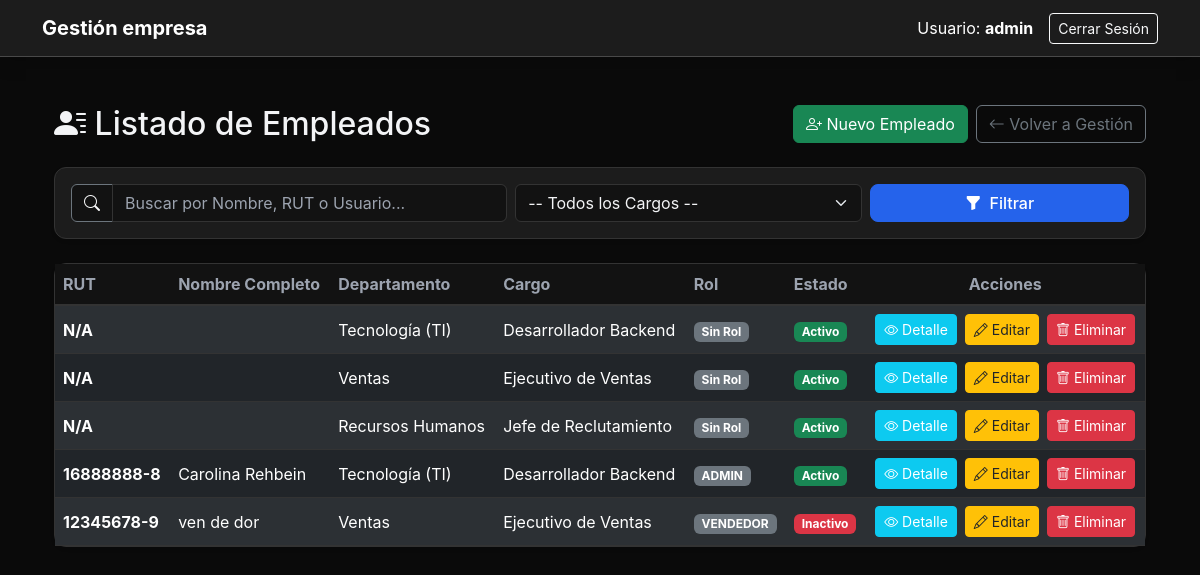
The app's page /personal/empleados/ (signed in), older data.
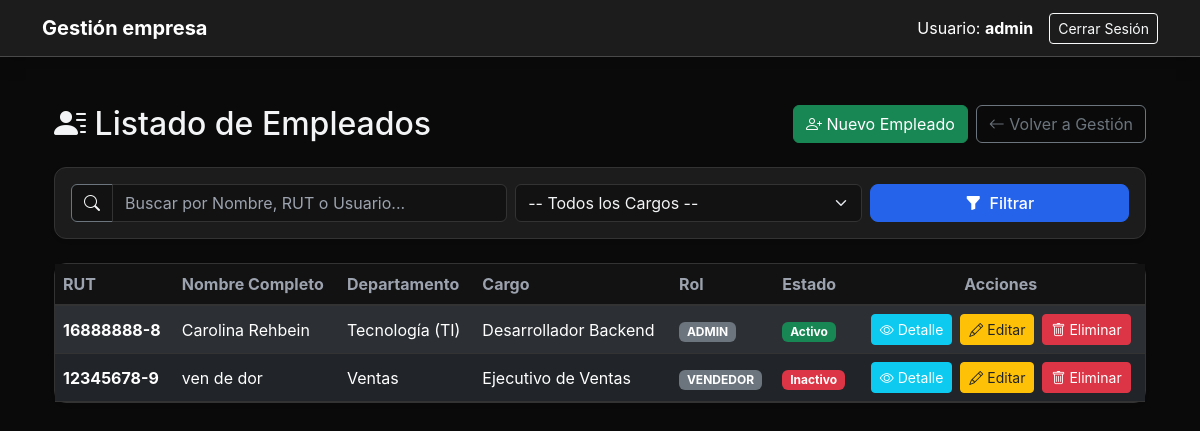
The same page, newer data.
### usuarios/models.py (models this page shows, shortened)
class Empleado(models.Model):
    id_empleado = models.AutoField(primary_key=True)
    user = models.OneToOneField(User, on_delete=models.CASCADE, related_name='empleado', null=True, blank=True)
    persona = models.OneToOneField(Persona, on_delete=models.CASCADE, related_name='empleado', null=True, blank=True)
    id_cargo = models.ForeignKey(Cargo, on_delete=models.SET_NULL, null=True, db_column='id_cargo', related_name='empleados')
    id_rol = models.ForeignKey(Rol, on_delete=models.PROTECT, null=True, blank=True, db_column='id_rol', related_name='empleados')
    fecha_contratacion = models.DateField(auto_now_add=True)
    salario = models.DecimalField(max_digits=10, decimal_places=2, null=True, blank=True)
    activo = models.BooleanField(default=True)

class Cargo(models.Model):
    id_cargo = models.AutoField(primary_key=True)
    id_departamento = models.ForeignKey(Departamento, on_delete=models.CASCADE, db_column='id_departamento', related_name='cargos')
    nombre = models.CharField(max_length=100)
    descripcion = models.CharField(max_length=255, blank=True, null=True)

class Departamento(models.Model):
    id_departamento = models.AutoField(primary_key=True)
    nombre = models.CharField(max_length=100, unique=True)
    descripcion = models.CharField(max_length=255, blank=True, null=True)
    fecha_creacion = models.DateTimeField(auto_now_add=True)

class Persona(models.Model):
    rut = models.CharField(max_length=12, primary_key=True, help_text="Formato: 12345678-9")
    nombres = models.CharField(max_length=100)
    apellidos = models.CharField(max_length=100)
    email = models.EmailField(unique=True)
    telefono = models.CharField(max_length=20, blank=True, null=True)
    fecha_nacimiento = models.DateField(blank=True, null=True)
    fecha_creacion = models.DateTimeField(auto_now_add=True)

class Rol(models.Model):
    id_rol = models.AutoField(primary_key=True)
    nombre_rol = models.CharField(max_length=50, unique=True) # Ej: 'ADMIN', 'VENDEDOR'
    descripcion = models.CharField(max_length=255, blank=True, null=True)

### usuarios/views.py (the view, shortened to what this page needs)
# urls.py: path('personal/empleados/', views.listar_empleados, name='listar_empleados'),
@login_required
def listar_empleados(request):
    if not es_administrador(request.user):
        messages.error(request, "Acceso denegado: Se requieren permisos de Administrador.")
        return redirect('dashboard')
    q = request.GET.get('q', '').strip()
    cargo_id = request.GET.get('cargo', '')
    cargo_actual_int = int(cargo_id) if cargo_id.isdigit() else None
    empleados = Empleado.objects.select_related('user', 'persona', 'id_cargo__id_departamento', 'id_rol').all()
    if cargo_actual_int:
        empleados = empleados.filter(id_cargo_id=cargo_actual_int)
    cargos = Cargo.objects.all()
    return render(request, 'usuarios/listar_empleados.html', {
        'empleados': empleados,
        'cargos': cargos,
        'busqueda_actual': q,
        'cargo_actual': cargo_id,
        'cargo_actual_int': cargo_actual_int,
        'es_admin': True,
    })

### usuarios/views.py (called while the page is built)
def es_administrador(user):
    empleado = getattr(user, 'empleado', None)
    return bool(empleado and empleado.id_rol and empleado.id_rol.nombre_rol.upper() == 'ADMIN')

### usuarios/templates/usuarios/listar_empleados.html (shortened to what the changed rows need)
{% extends 'usuarios/base.html' %}
{% block content %}
<div class="container py-4">
    <div class="d-flex flex-column flex-md-row justify-content-between align-items-md-center gap-3 mb-4">
        <h2 class="mb-0"><i class="bi bi-person-lines-fill"></i> Listado de Empleados</h2>
    </div>
    <div class="card shadow-sm border-0" style="background-color: var(--bg-card, #1e1e1e);">
        <div class="card-body p-0">
            <div class="table-responsive">
                <table class="table table-dark table-hover table-striped align-middle mb-0">
                    <thead>
                        <tr>
                            <th>RUT</th>
                            <th>Nombre Completo</th>
                            <th>Departamento</th>
                            <th>Cargo</th>
                            <th>Rol</th>
                            <th>Estado</th>
                            <th class="text-center">Acciones</th>
                        </tr>
                    </thead>
                    <tbody>
                        {% for emp in empleados %}
                        <tr>
                            <td><strong>{{ emp.persona.rut|default:"N/A" }}</strong></td>
                            <td>{{ emp.persona.nombres }} {{ emp.persona.apellidos }}</td>
                            <td>{{ emp.id_cargo.id_departamento.nombre|default:"Sin Depto" }}</td>
                            <td>{{ emp.id_cargo.nombre|default:"Sin Cargo" }}</td>
                            <td>
                                <span class="badge bg-secondary">
                                    {{ emp.id_rol.nombre_rol|default:"Sin Rol" }}
                                </span>
                            </td>
                            <td>
                                {% if emp.activo %}
                                    <span class="badge bg-success">Activo</span>
                                {% else %}
                                    <span class="badge bg-danger">Inactivo</span>
                                {% endif %}
                            </td>
                            <td>
                                <div class="d-flex justify-content-center flex-wrap gap-2">
                                    <a href="{% url 'detalle_empleado' emp.id_empleado %}" class="btn btn-sm btn-info text-white" title="Ver Detalle">
                                        <i class="bi bi-eye"></i> Detalle
                                    </a>
                                    {% if es_admin %}
                                    <a href="{% url 'editar_empleado' emp.id_empleado %}" class="btn btn-sm btn-warning text-dark" title="Editar">
                                        <i class="bi bi-pencil"></i> Editar
                                    </a>
                                    <a href="{% url 'eliminar_empleado' emp.id_empleado %}" class="btn btn-sm btn-danger" title="Eliminar">
                                        <i class="bi bi-trash"></i> Eliminar
                                    </a>
                                    {% endif %}
                                </div>
                            </td>
                        </tr>
                        {% endfor %}
                    </tbody>
                </table>
            </div>
        </div>
    </div>
</div>
{% endblock %}

Row changes from the older to the newer data that the page shows:
removed Empleado: persona.rut "N/A", id_cargo.id_departamento.nombre "Tecnología (TI)", id_cargo.nombre "Desarrollador Backend", id_rol.nombre_rol "Sin Rol", activo "Activo"
removed Empleado: persona.rut "N/A", id_cargo.id_departamento.nombre "Ventas", id_cargo.nombre "Ejecutivo de Ventas", id_rol.nombre_rol "Sin Rol", activo "Activo"
removed Empleado: persona.rut "N/A", id_cargo.id_departamento.nombre "Recursos Humanos", id_cargo.nombre "Jefe de Reclutamiento", id_rol.nombre_rol "Sin Rol", activo "Activo"
